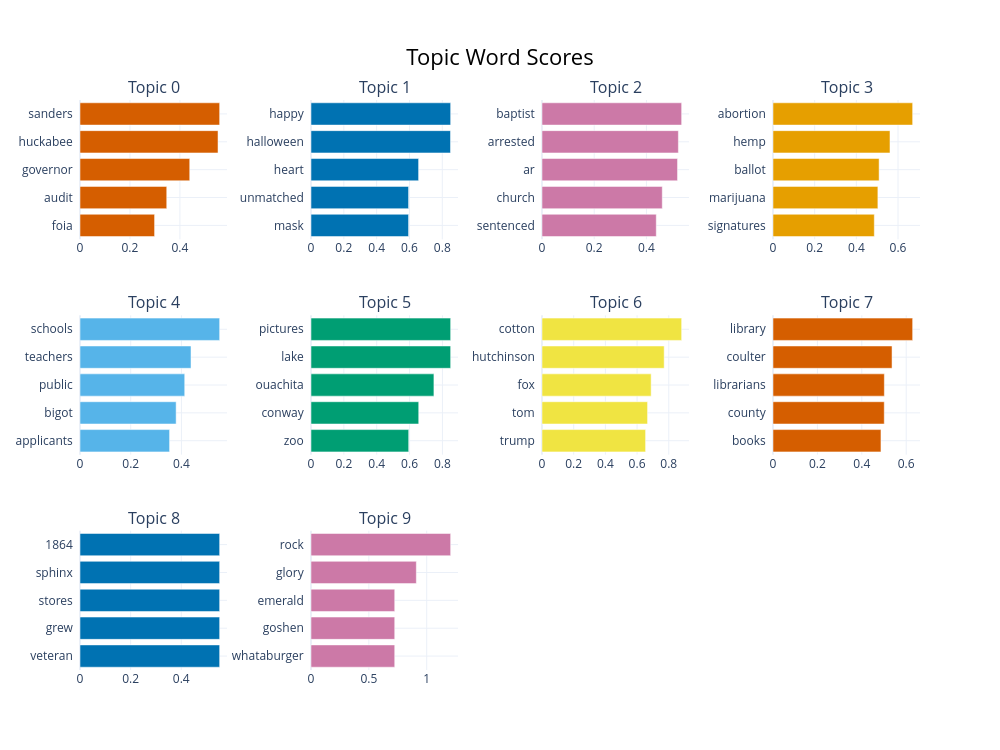

Notebook code cell kept with this figure:
### Code cell
# This code generates a bar chart visualization of the top 10 topics for the 'Arkansas' subreddit.
arkansas_fig_barchart = models['Arkansas'].visualize_barchart(top_n_topics=10)
arkansas_fig_barchart.show()

with open('../docs/code_analysis/bert_files/arkansas/arkansas-topic-bar.html', 'w') as f:
    f.write(arkansas_fig_barchart.to_html(include_plotlyjs='cdn'))

### Figure 1 — Plotly figure (JSON) as saved in the notebook; plotly's stock layout.template omitted (floating-point values rounded to 4 significant figures)
{"data": [{"marker": {"color": "#D55E00"}, "orientation": "h", "type": "bar", "x": [0.2985, 0.3472, 0.4393, 0.5525, 0.559], "xaxis": "x", "y": ["foia  ", "audit  ", "governor  ", "huckabee  ", "sanders  "], "yaxis": "y"}, {"marker": {"color": "#0072B2"}, "orientation": "h", "type": "bar", "x": [0.5947, 0.5947, 0.6557, 0.85, 0.851], "xaxis": "x2", "y": ["mask  ", "unmatched  ", "heart  ", "halloween  ", "happy  "], "yaxis": "y2"}, {"marker": {"color": "#CC79A7"}, "orientation": "h", "type": "bar", "x": [0.4378, 0.4607, 0.5192, 0.5224, 0.535], "xaxis": "x3", "y": ["sentenced  ", "church  ", "ar  ", "arrested  ", "baptist  "], "yaxis": "y3"}, {"marker": {"color": "#E69F00"}, "orientation": "h", "type": "bar", "x": [0.4862, 0.5033, 0.5092, 0.5615, 0.6702], "xaxis": "x4", "y": ["signatures  ", "marijuana  ", "ballot  ", "hemp  ", "abortion  "], "yaxis": "y4"}, {"marker": {"color": "#56B4E9"}, "orientation": "h", "type": "bar", "x": [0.3532, 0.3791, 0.4129, 0.4378, 0.5507], "xaxis": "x5", "y": ["applicants  ", "bigot  ", "public  ", "teachers  ", "schools  "], "yaxis": "y5"}, {"marker": {"color": "#009E73"}, "orientation": "h", "type": "bar", "x": [0.5947, 0.6557, 0.7482, 0.85, 0.85], "xaxis": "x6", "y": ["zoo  ", "conway  ", "ouachita  ", "lake  ", "pictures  "], "yaxis": "y6"}, {"marker": {"color": "#F0E442"}, "orientation": "h", "type": "bar", "x": [0.6538, 0.6663, 0.6889, 0.7711, 0.8814], "xaxis": "x7", "y": ["trump  ", "tom  ", "fox  ", "hutchinson  ", "cotton  "], "yaxis": "y7"}, {"marker": {"color": "#D55E00"}, "orientation": "h", "type": "bar", "x": [0.4863, 0.5011, 0.5015, 0.5361, 0.629], "xaxis": "x8", "y": ["books  ", "county  ", "librarians  ", "coulter  ", "library  "], "yaxis": "y8"}, {"marker": {"color": "#0072B2"}, "orientation": "h", "type": "bar", "x": [0.5516, 0.5516, 0.5516, 0.5516, 0.5516], "xaxis": "x9", "y": ["veteran  ", "grew  ", "stores  ", "sphinx  ", "1864  "], "yaxis": "y9"}, {"marker": {"color": "#CC79A7"}, "orientation": "h", "type": "bar", "x": [0.7235, 0.7235, 0.7235, 0.9102, 1.207], "xaxis": "x10", "y": ["whataburger  ", "goshen  ", "emerald  ", "glory  ", "rock  "], "yaxis": "y10"}], "layout": {"annotations": [{"font": {"size": 16}, "showarrow": false, "text": "Topic 0", "x": 0.0875, "xanchor": "center", "xref": "paper", "y": 1, "yanchor": "bottom", "yref": "paper"}, {"font": {"size": 16}, "showarrow": false, "text": "Topic 1", "x": 0.3625, "xanchor": "center", "xref": "paper", "y": 1, "yanchor": "bottom", "yref": "paper"}, {"font": {"size": 16}, "showarrow": false, "text": "Topic 2", "x": 0.6375, "xanchor": "center", "xref": "paper", "y": 1, "yanchor": "bottom", "yref": "paper"}, {"font": {"size": 16}, "showarrow": false, "text": "Topic 3", "x": 0.9125, "xanchor": "center", "xref": "paper", "y": 1, "yanchor": "bottom", "yref": "paper"}, {"font": {"size": 16}, "showarrow": false, "text": "Topic 4", "x": 0.0875, "xanchor": "center", "xref": "paper", "y": 0.6222, "yanchor": "bottom", "yref": "paper"}, {"font": {"size": 16}, "showarrow": false, "text": "Topic 5", "x": 0.3625, "xanchor": "center", "xref": "paper", "y": 0.6222, "yanchor": "bottom", "yref": "paper"}, {"font": {"size": 16}, "showarrow": false, "text": "Topic 6", "x": 0.6375, "xanchor": "center", "xref": "paper", "y": 0.6222, "yanchor": "bottom", "yref": "paper"}, {"font": {"size": 16}, "showarrow": false, "text": "Topic 7", "x": 0.9125, "xanchor": "center", "xref": "paper", "y": 0.6222, "yanchor": "bottom", "yref": "paper"}, {"font": {"size": 16}, "showarrow": false, "text": "Topic 8", "x": 0.0875, "xanchor": "center", "xref": "paper", "y": 0.2444, "yanchor": "bottom", "yref": "paper"}, {"font": {"size": 16}, "showarrow": false, "text": "Topic 9", "x": 0.3625, "xanchor": "center", "xref": "paper", "y": 0.2444, "yanchor": "bottom", "yref": "paper"}], "height": 750, "hoverlabel": {"bgcolor": "white", "font": {"family": "Rockwell", "size": 16}}, "showlegend": false, "title": {"font": {"color": "Black", "size": 22}, "text": "Topic Word Scores", "x": 0.5, "xanchor": "center", "yanchor": "top"}, "width": 1000, "xaxis": {"anchor": "y", "domain": [0, 0.175], "showgrid": true}, "xaxis10": {"anchor": "y10", "domain": [0.275, 0.45], "showgrid": true}, "xaxis11": {"anchor": "y11", "domain": [0.55, 0.725], "showgrid": true}, "xaxis12": {"anchor": "y12", "domain": [0.825, 1], "showgrid": true}, "xaxis2": {"anchor": "y2", "domain": [0.275, 0.45], "showgrid": true}, "xaxis3": {"anchor": "y3", "domain": [0.55, 0.725], "showgrid": true}, "xaxis4": {"anchor": "y4", "domain": [0.825, 1], "showgrid": true}, "xaxis5": {"anchor": "y5", "domain": [0, 0.175], "showgrid": true}, "xaxis6": {"anchor": "y6", "domain": [0.275, 0.45], "showgrid": true}, "xaxis7": {"anchor": "y7", "domain": [0.55, 0.725], "showgrid": true}, "xaxis8": {"anchor": "y8", "domain": [0.825, 1], "showgrid": true}, "xaxis9": {"anchor": "y9", "domain": [0, 0.175], "showgrid": true}, "yaxis": {"anchor": "x", "domain": [0.7556, 1], "showgrid": true}, "yaxis10": {"anchor": "x10", "domain": [0, 0.2444], "showgrid": true}, "yaxis11": {"anchor": "x11", "domain": [0, 0.2444], "showgrid": true}, "yaxis12": {"anchor": "x12", "domain": [0, 0.2444], "showgrid": true}, "yaxis2": {"anchor": "x2", "domain": [0.7556, 1], "showgrid": true}, "yaxis3": {"anchor": "x3", "domain": [0.7556, 1], "showgrid": true}, "yaxis4": {"anchor": "x4", "domain": [0.7556, 1], "showgrid": true}, "yaxis5": {"anchor": "x5", "domain": [0.3778, 0.6222], "showgrid": true}, "yaxis6": {"anchor": "x6", "domain": [0.3778, 0.6222], "showgrid": true}, "yaxis7": {"anchor": "x7", "domain": [0.3778, 0.6222], "showgrid": true}, "yaxis8": {"anchor": "x8", "domain": [0.3778, 0.6222], "showgrid": true}, "yaxis9": {"anchor": "x9", "domain": [0, 0.2444], "showgrid": true}}}
